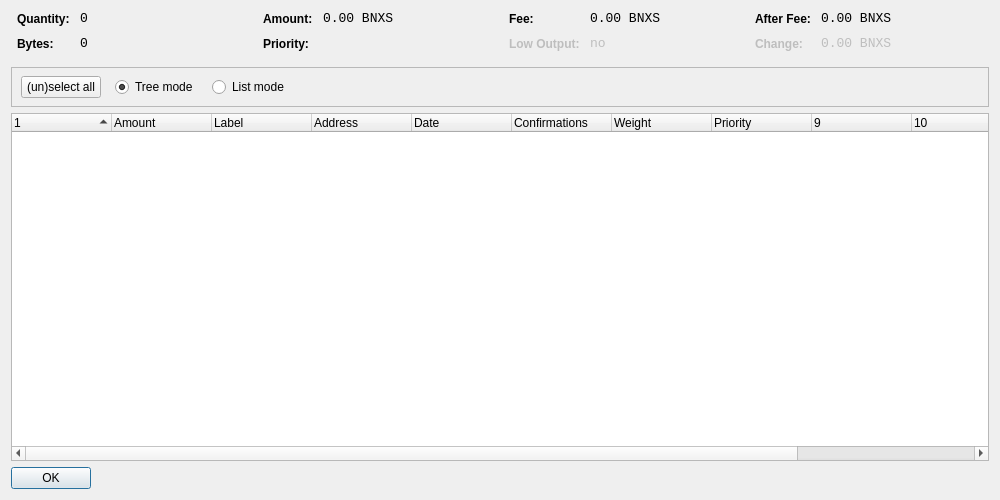
<?xml version="1.0" encoding="UTF-8"?>
<ui version="4.0">
 <class>CoinControlDialog</class>
 <widget class="QWidget" name="CoinControlDialog">
  <property name="geometry">
   <rect>
    <x>0</x>
    <y>0</y>
    <width>1000</width>
    <height>500</height>
   </rect>
  </property>
  <property name="windowTitle">
   <string>Coin Control</string>
  </property>
  <layout class="QVBoxLayout" name="verticalLayout">
   <item>
    <layout class="QHBoxLayout" name="horizontalLayoutTop" stretch="0,0,0,0">
     <property name="topMargin">
      <number>0</number>
     </property>
     <property name="bottomMargin">
      <number>10</number>
     </property>
     <item>
      <layout class="QFormLayout" name="formLayoutCoinControl1">
       <property name="horizontalSpacing">
        <number>10</number>
       </property>
       <property name="verticalSpacing">
        <number>10</number>
       </property>
       <property name="leftMargin">
        <number>6</number>
       </property>
       <property name="rightMargin">
        <number>6</number>
       </property>
       <item row="0" column="0">
        <widget class="QLabel" name="labelCoinControlQuantityText">
         <property name="styleSheet">
          <string notr="true">font-weight:bold;</string>
         </property>
         <property name="text">
          <string>Quantity:</string>
         </property>
        </widget>
       </item>
       <item row="0" column="1">
        <widget class="QLabel" name="labelCoinControlQuantity">
         <property name="font">
          <font>
           <family>Monospace</family>
           <pointsize>10</pointsize>
          </font>
         </property>
         <property name="cursor">
          <cursorShape>IBeamCursor</cursorShape>
         </property>
         <property name="contextMenuPolicy">
          <enum>Qt::ActionsContextMenu</enum>
         </property>
         <property name="text">
          <string notr="true">0</string>
         </property>
         <property name="textInteractionFlags">
          <set>Qt::LinksAccessibleByMouse|Qt::TextSelectableByKeyboard|Qt::TextSelectableByMouse</set>
         </property>
        </widget>
       </item>
       <item row="1" column="0">
        <widget class="QLabel" name="labelCoinControlBytesText">
         <property name="styleSheet">
          <string notr="true">font-weight:bold;</string>
         </property>
         <property name="text">
          <string>Bytes:</string>
         </property>
        </widget>
       </item>
       <item row="1" column="1">
        <widget class="QLabel" name="labelCoinControlBytes">
         <property name="font">
          <font>
           <family>Monospace</family>
           <pointsize>10</pointsize>
          </font>
         </property>
         <property name="cursor">
          <cursorShape>IBeamCursor</cursorShape>
         </property>
         <property name="contextMenuPolicy">
          <enum>Qt::ActionsContextMenu</enum>
         </property>
         <property name="text">
          <string notr="true">0</string>
         </property>
         <property name="textInteractionFlags">
          <set>Qt::LinksAccessibleByMouse|Qt::TextSelectableByKeyboard|Qt::TextSelectableByMouse</set>
         </property>
        </widget>
       </item>
      </layout>
     </item>
     <item>
      <layout class="QFormLayout" name="formLayoutCoinControl2">
       <property name="horizontalSpacing">
        <number>10</number>
       </property>
       <property name="verticalSpacing">
        <number>10</number>
       </property>
       <property name="leftMargin">
        <number>6</number>
       </property>
       <property name="rightMargin">
        <number>6</number>
       </property>
       <item row="0" column="0">
        <widget class="QLabel" name="labelCoinControlAmountText">
         <property name="styleSheet">
          <string notr="true">font-weight:bold;</string>
         </property>
         <property name="text">
          <string>Amount:</string>
         </property>
        </widget>
       </item>
       <item row="0" column="1">
        <widget class="QLabel" name="labelCoinControlAmount">
         <property name="font">
          <font>
           <family>Monospace</family>
           <pointsize>10</pointsize>
          </font>
         </property>
         <property name="cursor">
          <cursorShape>IBeamCursor</cursorShape>
         </property>
         <property name="contextMenuPolicy">
          <enum>Qt::ActionsContextMenu</enum>
         </property>
         <property name="text">
          <string notr="true">0.00 BNXS</string>
         </property>
         <property name="textInteractionFlags">
          <set>Qt::LinksAccessibleByMouse|Qt::TextSelectableByKeyboard|Qt::TextSelectableByMouse</set>
         </property>
        </widget>
       </item>
       <item row="1" column="0">
        <widget class="QLabel" name="labelCoinControlPriorityText">
         <property name="styleSheet">
          <string notr="true">font-weight:bold;</string>
         </property>
         <property name="text">
          <string>Priority:</string>
         </property>
        </widget>
       </item>
       <item row="1" column="1">
        <widget class="QLabel" name="labelCoinControlPriority">
         <property name="font">
          <font>
           <family>Monospace</family>
           <pointsize>10</pointsize>
          </font>
         </property>
         <property name="cursor">
          <cursorShape>IBeamCursor</cursorShape>
         </property>
         <property name="contextMenuPolicy">
          <enum>Qt::ActionsContextMenu</enum>
         </property>
         <property name="text">
          <string/>
         </property>
         <property name="textInteractionFlags">
          <set>Qt::LinksAccessibleByMouse|Qt::TextSelectableByKeyboard|Qt::TextSelectableByMouse</set>
         </property>
        </widget>
       </item>
      </layout>
     </item>
     <item>
      <layout class="QFormLayout" name="formLayoutCoinControl3">
       <property name="horizontalSpacing">
        <number>10</number>
       </property>
       <property name="verticalSpacing">
        <number>10</number>
       </property>
       <property name="leftMargin">
        <number>6</number>
       </property>
       <property name="rightMargin">
        <number>6</number>
       </property>
       <item row="0" column="0">
        <widget class="QLabel" name="labelCoinControlFeeText">
         <property name="styleSheet">
          <string notr="true">font-weight:bold;</string>
         </property>
         <property name="text">
          <string>Fee:</string>
         </property>
        </widget>
       </item>
       <item row="0" column="1">
        <widget class="QLabel" name="labelCoinControlFee">
         <property name="font">
          <font>
           <family>Monospace</family>
           <pointsize>10</pointsize>
          </font>
         </property>
         <property name="cursor">
          <cursorShape>IBeamCursor</cursorShape>
         </property>
         <property name="contextMenuPolicy">
          <enum>Qt::ActionsContextMenu</enum>
         </property>
         <property name="text">
          <string notr="true">0.00 BNXS</string>
         </property>
         <property name="textInteractionFlags">
          <set>Qt::LinksAccessibleByMouse|Qt::TextSelectableByKeyboard|Qt::TextSelectableByMouse</set>
         </property>
        </widget>
       </item>
       <item row="1" column="0">
        <widget class="QLabel" name="labelCoinControlLowOutputText">
         <property name="enabled">
          <bool>false</bool>
         </property>
         <property name="styleSheet">
          <string notr="true">font-weight:bold;</string>
         </property>
         <property name="text">
          <string>Low Output:</string>
         </property>
        </widget>
       </item>
       <item row="1" column="1">
        <widget class="QLabel" name="labelCoinControlLowOutput">
         <property name="enabled">
          <bool>false</bool>
         </property>
         <property name="font">
          <font>
           <family>Monospace</family>
           <pointsize>10</pointsize>
          </font>
         </property>
         <property name="cursor">
          <cursorShape>IBeamCursor</cursorShape>
         </property>
         <property name="contextMenuPolicy">
          <enum>Qt::ActionsContextMenu</enum>
         </property>
         <property name="text">
          <string>no</string>
         </property>
         <property name="textInteractionFlags">
          <set>Qt::LinksAccessibleByMouse|Qt::TextSelectableByKeyboard|Qt::TextSelectableByMouse</set>
         </property>
        </widget>
       </item>
      </layout>
     </item>
     <item>
      <layout class="QFormLayout" name="formLayoutCoinControl4">
       <property name="horizontalSpacing">
        <number>10</number>
       </property>
       <property name="verticalSpacing">
        <number>10</number>
       </property>
       <property name="leftMargin">
        <number>6</number>
       </property>
       <property name="rightMargin">
        <number>6</number>
       </property>
       <item row="0" column="0">
        <widget class="QLabel" name="labelCoinControlAfterFeeText">
         <property name="styleSheet">
          <string notr="true">font-weight:bold;</string>
         </property>
         <property name="text">
          <string>After Fee:</string>
         </property>
        </widget>
       </item>
       <item row="0" column="1">
        <widget class="QLabel" name="labelCoinControlAfterFee">
         <property name="font">
          <font>
           <family>Monospace</family>
           <pointsize>10</pointsize>
          </font>
         </property>
         <property name="cursor">
          <cursorShape>IBeamCursor</cursorShape>
         </property>
         <property name="contextMenuPolicy">
          <enum>Qt::ActionsContextMenu</enum>
         </property>
         <property name="text">
          <string notr="true">0.00 BNXS</string>
         </property>
         <property name="textInteractionFlags">
          <set>Qt::LinksAccessibleByMouse|Qt::TextSelectableByKeyboard|Qt::TextSelectableByMouse</set>
         </property>
        </widget>
       </item>
       <item row="1" column="0">
        <widget class="QLabel" name="labelCoinControlChangeText">
         <property name="enabled">
          <bool>false</bool>
         </property>
         <property name="styleSheet">
          <string notr="true">font-weight:bold;</string>
         </property>
         <property name="text">
          <string>Change:</string>
         </property>
        </widget>
       </item>
       <item row="1" column="1">
        <widget class="QLabel" name="labelCoinControlChange">
         <property name="enabled">
          <bool>false</bool>
         </property>
         <property name="font">
          <font>
           <family>Monospace</family>
           <pointsize>10</pointsize>
          </font>
         </property>
         <property name="cursor">
          <cursorShape>IBeamCursor</cursorShape>
         </property>
         <property name="contextMenuPolicy">
          <enum>Qt::ActionsContextMenu</enum>
         </property>
         <property name="text">
          <string notr="true">0.00 BNXS</string>
         </property>
         <property name="textInteractionFlags">
          <set>Qt::LinksAccessibleByMouse|Qt::TextSelectableByKeyboard|Qt::TextSelectableByMouse</set>
         </property>
        </widget>
       </item>
      </layout>
     </item>
    </layout>
   </item>
   <item>
    <widget class="QFrame" name="frame">
     <property name="minimumSize">
      <size>
       <width>0</width>
       <height>40</height>
      </size>
     </property>
     <property name="frameShape">
      <enum>QFrame::StyledPanel</enum>
     </property>
     <property name="frameShadow">
      <enum>QFrame::Sunken</enum>
     </property>
     <widget class="QWidget" name="horizontalLayoutWidget">
      <property name="geometry">
       <rect>
        <x>10</x>
        <y>0</y>
        <width>781</width>
        <height>41</height>
       </rect>
      </property>
      <layout class="QHBoxLayout" name="horizontalLayoutPanel" stretch="0,0,0,0">
       <property name="spacing">
        <number>14</number>
       </property>
       <item>
        <widget class="QPushButton" name="pushButtonSelectAll">
         <property name="sizePolicy">
          <sizepolicy hsizetype="Maximum" vsizetype="Fixed">
           <horstretch>0</horstretch>
           <verstretch>0</verstretch>
          </sizepolicy>
         </property>
         <property name="text">
          <string>(un)select all</string>
         </property>
        </widget>
       </item>
       <item>
        <widget class="QRadioButton" name="radioTreeMode">
         <property name="sizePolicy">
          <sizepolicy hsizetype="Maximum" vsizetype="Fixed">
           <horstretch>0</horstretch>
           <verstretch>0</verstretch>
          </sizepolicy>
         </property>
         <property name="text">
          <string>Tree mode</string>
         </property>
         <property name="checked">
          <bool>true</bool>
         </property>
        </widget>
       </item>
       <item>
        <widget class="QRadioButton" name="radioListMode">
         <property name="sizePolicy">
          <sizepolicy hsizetype="Maximum" vsizetype="Fixed">
           <horstretch>0</horstretch>
           <verstretch>0</verstretch>
          </sizepolicy>
         </property>
         <property name="text">
          <string>List mode</string>
         </property>
        </widget>
       </item>
       <item>
        <spacer name="horizontalSpacer">
         <property name="orientation">
          <enum>Qt::Horizontal</enum>
         </property>
         <property name="sizeHint" stdset="0">
          <size>
           <width>40</width>
           <height>20</height>
          </size>
         </property>
        </spacer>
       </item>
      </layout>
     </widget>
    </widget>
   </item>
   <item>
    <widget class="CoinControlTreeWidget" name="treeWidget">
     <property name="contextMenuPolicy">
      <enum>Qt::CustomContextMenu</enum>
     </property>
     <property name="sortingEnabled">
      <bool>false</bool>
     </property>
     <property name="columnCount">
      <number>12</number>
     </property>
     <attribute name="headerShowSortIndicator" stdset="0">
      <bool>true</bool>
     </attribute>
     <attribute name="headerStretchLastSection">
      <bool>false</bool>
     </attribute>
     <column>
      <property name="text">
       <string/>
      </property>
     </column>
     <column>
      <property name="text">
       <string>Amount</string>
      </property>
     </column>
     <column>
      <property name="text">
       <string>Label</string>
      </property>
     </column>
     <column>
      <property name="text">
       <string>Address</string>
      </property>
     </column>
     <column>
      <property name="text">
       <string>Date</string>
      </property>
     </column>
     <column>
      <property name="text">
       <string>Confirmations</string>
      </property>
      <property name="toolTip">
       <string>Confirmed</string>
      </property>
     </column>
     <column>
      <property name="text">
       <string>Weight</string>
      </property>
     </column>
     <column>
      <property name="text">
       <string>Priority</string>
      </property>
     </column>
     <column>
      <property name="text">
       <string/>
      </property>
     </column>
     <column>
      <property name="text">
       <string/>
      </property>
     </column>
     <column>
      <property name="text">
       <string/>
      </property>
     </column>
     <column>
      <property name="text">
       <string/>
      </property>
     </column>
    </widget>
   </item>
   <item>
    <widget class="QDialogButtonBox" name="buttonBox">
     <property name="sizePolicy">
      <sizepolicy hsizetype="Maximum" vsizetype="Fixed">
       <horstretch>0</horstretch>
       <verstretch>0</verstretch>
      </sizepolicy>
     </property>
     <property name="orientation">
      <enum>Qt::Horizontal</enum>
     </property>
     <property name="standardButtons">
      <set>QDialogButtonBox::Ok</set>
     </property>
    </widget>
   </item>
  </layout>
 </widget>
 <customwidgets>
  <customwidget>
   <class>CoinControlTreeWidget</class>
   <extends>QTreeWidget</extends>
   <header>coincontroltreewidget.h</header>
  </customwidget>
 </customwidgets>
 <resources/>
 <connections/>
</ui>
